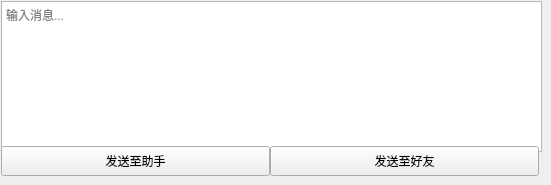
             <widget class="QWidget" name="tab">
              <attribute name="title">
               <string>文字</string>
              </attribute>
              <widget class="QTextEdit" name="textEdit_text_friend">
               <property name="geometry">
                <rect>
                 <x>1</x>
                 <y>1</y>
                 <width>541</width>
                 <height>151</height>
                </rect>
               </property>
               <property name="minimumSize">
                <size>
                 <width>0</width>
                 <height>0</height>
                </size>
               </property>
               <property name="maximumSize">
                <size>
                 <width>16777215</width>
                 <height>16777215</height>
                </size>
               </property>
               <property name="placeholderText">
                <string>输入消息...</string>
               </property>
              </widget>
              <widget class="QPushButton" name="pushButton_text_helper">
               <property name="geometry">
                <rect>
                 <x>1</x>
                 <y>146</y>
                 <width>269</width>
                 <height>30</height>
                </rect>
               </property>
               <property name="minimumSize">
                <size>
                 <width>0</width>
                 <height>30</height>
                </size>
               </property>
               <property name="maximumSize">
                <size>
                 <width>16777215</width>
                 <height>16777215</height>
                </size>
               </property>
               <property name="text">
                <string>发送至助手</string>
               </property>
              </widget>
              <widget class="QPushButton" name="pushButton_text_friend">
               <property name="geometry">
                <rect>
                 <x>270</x>
                 <y>146</y>
                 <width>269</width>
                 <height>30</height>
                </rect>
               </property>
               <property name="minimumSize">
                <size>
                 <width>0</width>
                 <height>30</height>
                </size>
               </property>
               <property name="maximumSize">
                <size>
                 <width>16777215</width>
                 <height>16777215</height>
                </size>
               </property>
               <property name="text">
                <string>发送至好友</string>
               </property>
              </widget>
             </widget>
